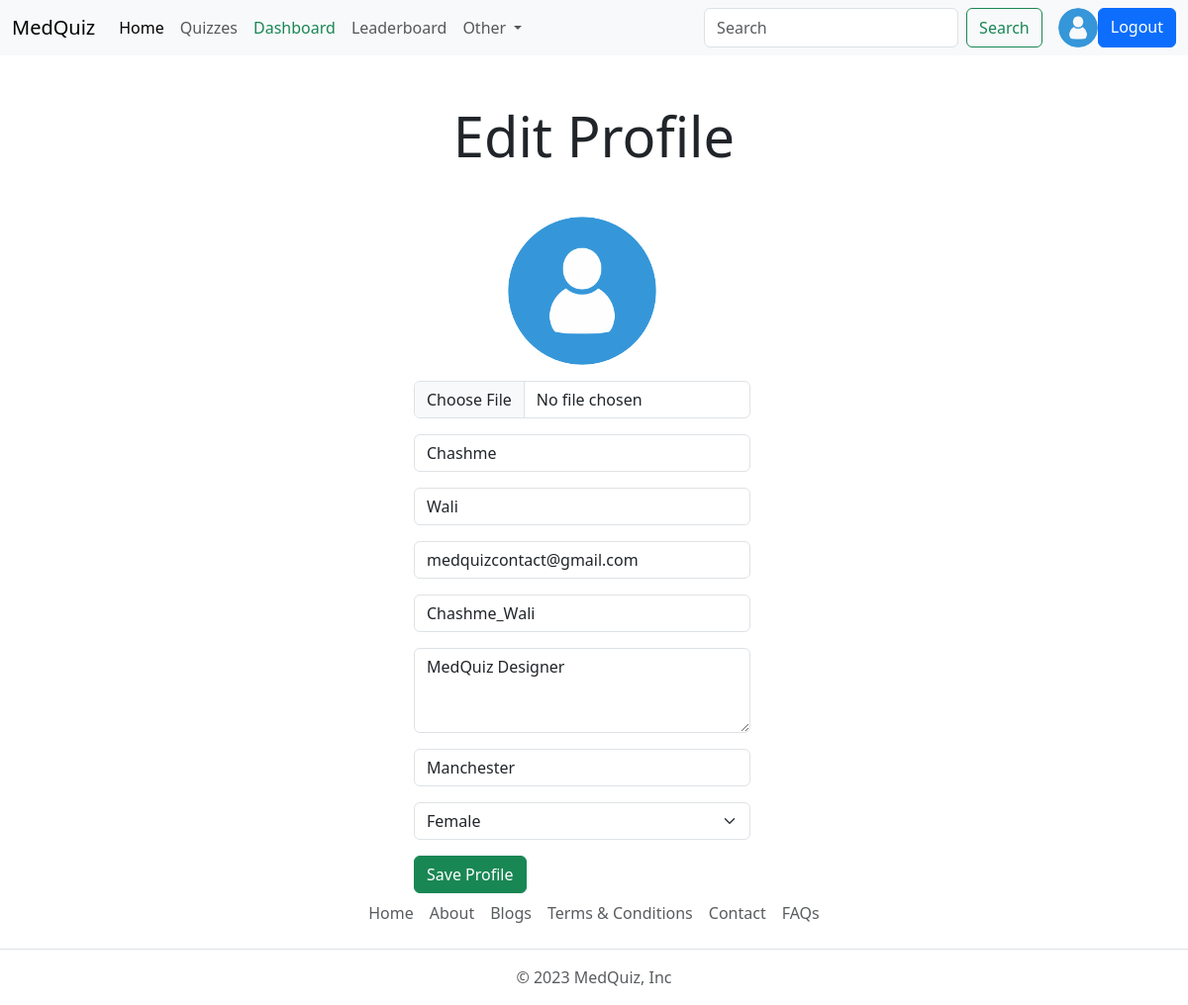
The page /user/settings (signed in) on the database as committed earlier.
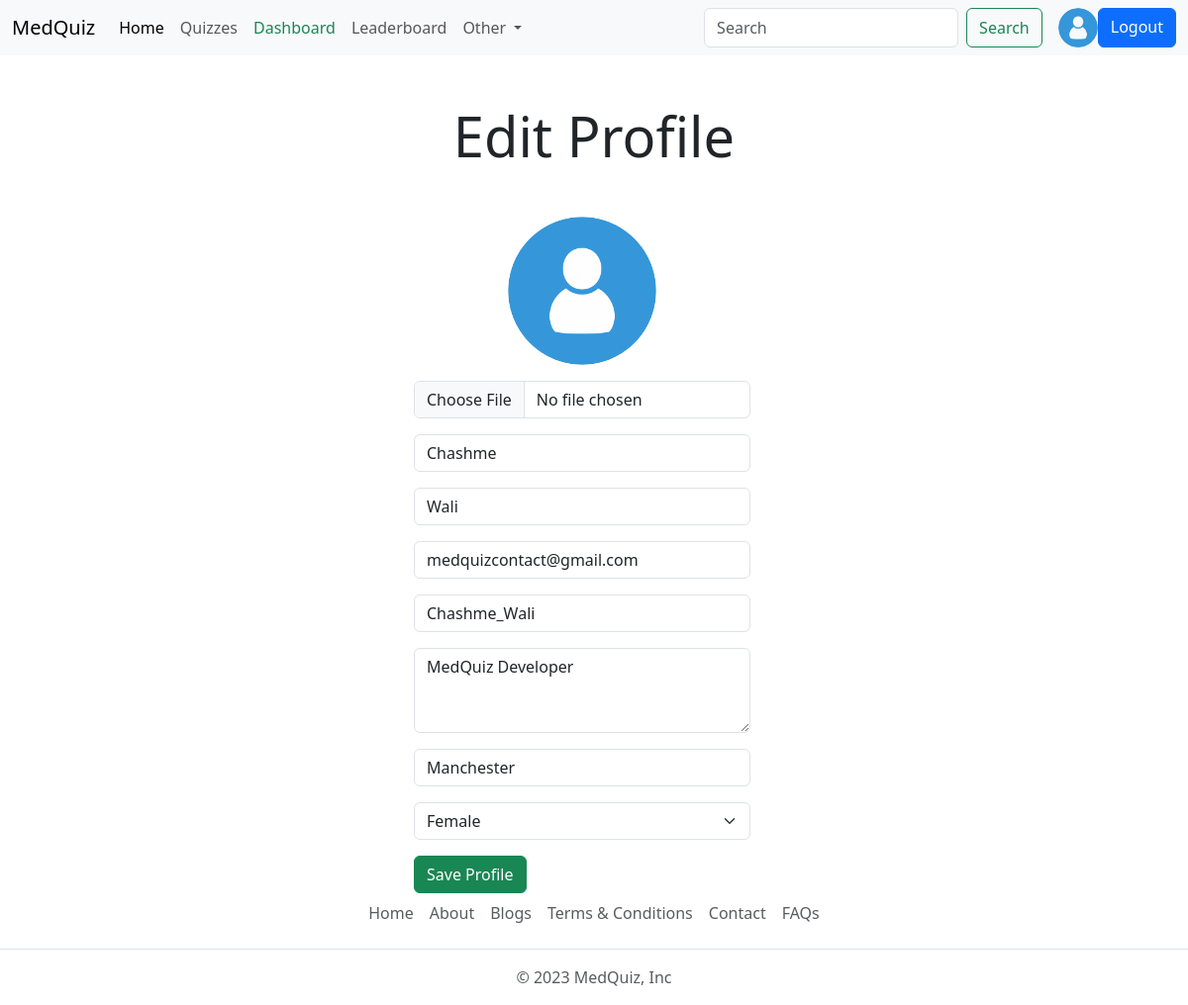
The same page on the database as committed later.
### account/models.py (models this page shows, shortened)
class Profile(models.Model):
    user =  models.OneToOneField(User, on_delete=models.CASCADE, null=True) #verbose_collumn
    bio = models.TextField(blank=True, null=True)
    profile_images = models.ImageField(upload_to='profile_images/', default='usericon.png', blank=True, null=True, verbose_name='Profile Picture')
    location = models.CharField(max_length=110, blank=True, null=True)
    GENDER = (
        ('Male', 'Male'),
        ('Female', 'Female'),
        ('Other', 'Other'),
    )
    gender = models.CharField(max_length=6,choices=GENDER, blank=True, null=True)

### account/views.py (the view, shortened to what this page needs)
# urls.py: path('settings', views.editProfile, name='edit_profile'),
@login_required(login_url='login')
def editProfile(request):
    user_object = User.objects.get(username=request.user)
    user_profile = Profile.objects.get(user=user_object)
    context = {"user_profile": user_profile}
    return render(request, 'profile-edit.html', context)
    context = {"user_profile": user_profile}
    return render(request, 'profile-edit.html', context)

### templates/profile-edit.html (shortened to what this page needs)
{% extends 'index.html' %}
{% block content %}
  <h1 class="display-4 text-center my-5">Edit Profile</h1>
  <div class="container">
    <div class="row row-cols-sm-1 row-cols-lg-3 container">
      <div class="col-12">
      </div>
      <div class="col-12">
        <form action="" method="POST" enctype="multipart/form-data">
            <div class="mb-3 d-flex justify-content-center">
                <img src="{{user_profile.profile_images.url}}" alt="profile-pic" width="150" height="150" class="rounded-circle">
            </div>
          <div class="mb-3">
            <input type="file" name="profile_images" class="form-control" id="exampleInputImage">
          </div>
          <div class="mb-3">
            <input type="text" name="firstname" value="{{user_profile.user.first_name}}" class="form-control" id="exampleInputFirstName" placeholder="First Name" required>
          </div>
          <div class="mb-3">
            <input type="text" name="lastname" value="{{user_profile.user.last_name}}" class="form-control" id="exampleInputLastName" placeholder="Last Name" required>
          </div>
          <div class="mb-3">
            <input type="email" name="email" value="{{user_profile.user.email}}" class="form-control" id="exampleInputEmail2" aria-describedby="emailHelp"
              placeholder="Email" required>
          </div>
          <div class="mb-3">
            <input type="text" name="username" value="{{user_profile.user.username}}" class="form-control" id="exampleInputUsername1" aria-describedby="emailHelp"
              placeholder="Username" required>
          </div>
          <div class="mb-3">
            <textarea class="form-control" name="bio" id="exampleFormControlTextarea1" rows="3" placeholder="Your Bio" required>{{user_profile.bio}}</textarea>
          </div>
          <div class="mb-3">
            <input type="text" name="location" value="{{user_profile.location}}" class="form-control" id="exampleInputLocation" placeholder="Location" required>
          </div>
          <div class="mb-3">
            <select class="form-select form-control" name="gender" id="exampleInputGender" aria-label="Default select example" required>
                <option {% if user_profile.gender == 'Female' %}selected{% endif %} value="Female">Female</option>
              </select>
          </div>
          <button type="submit" class="btn btn-success">Save Profile</button>
        </form>
      </div>
      <div class="col-12">
      </div>
    </div>
  </div>
{% endblock content %}

### templates/index.html (shortened to what this page needs)
{% load static %}
<!DOCTYPE html>
<html lang="en">
<head>
    <link href="https://cdn.jsdelivr.net/npm/bootstrap@5.3.2/dist/css/bootstrap.min.css" rel="stylesheet">
  <link rel="stylesheet" href="https://cdnjs.cloudflare.com/ajax/libs/bootstrap-icons/1.11.1/font/bootstrap-icons.min.css" />
  <link rel=""stylesheet" href="{% static 'css/style.css' %}">
</head>
<body>
  {% include "components/navbar.html" %}
     {% block content %}
     {% endblock content %}
            {% include "components/footer.html" %}

### templates/components/navbar.html (shortened to what this page needs)
    <nav class="navbar navbar-expand-lg bg-body-tertiary d-none d-lg-block">
        <div class="container-fluid">
          <a class="navbar-brand" href="{% url 'home' %}">MedQuiz</a>
          <div class="collapse navbar-collapse" id="navbarSupportedContent">
            <ul class="navbar-nav me-auto mb-2 mb-lg-0">
              <li class="nav-item">
                <a class="nav-link active" aria-current="page" href="{% url 'home' %}">Home</a>
              </li>
              <li class="nav-item">
                <a class="nav-link" href="{% url 'all_quiz' %}">Quizzes</a>
              </li>
              {% if request.user.is_superuser %}
              <li class="nav-item">
                  <a class="nav-link text-success" href="{% url 'dashboard' %}">Dashboard</a>
              </li>
              {% endif %}
              <li class="nav-item">
                <a class="nav-link" href="{% url 'leaderboard' %}">Leaderboard</a>
              </li>
              <li class="nav-item dropdown">
                <a class="nav-link dropdown-toggle" href="#" role="button" data-bs-toggle="dropdown" aria-expanded="false">
                  Other
                </a>
              </li>
            </ul>
            <form class="d-flex" role="search" action="{% url 'search_users' %}">
              <input class="form-control me-2" type="search" name="q" placeholder="Search" aria-label="Search">
              <button class="btn btn-outline-success" type="submit">Search</button>
              {% if request.user.is_authenticated %}
                <img src="{{user_profile.profile_images.url}}" class="rounded-circle" width="40" height="40" alt="profile_images">
              <a href="{% url 'logout' %}" class="btn btn-primary">Logout</a>
              {% else %}
              <a href="{% url 'login' %}" class="btn btn-primary">Login</a>
              {% endif %}
            </form>
          </div>
        </div>
      </nav>

### templates/components/footer.html (shortened to what this page needs)
    <ul class="nav justify-content-center border-bottom pb-3 mb-3">
      <li class="nav-item"><a href="{% url 'home' %}" class="nav-link px-2 text-body-secondary">Home</a></li>
      <li class="nav-item"><a href="{% url 'about' %}" class="nav-link px-2 text-body-secondary">About</a></li>
      <li class="nav-item"><a href="{% url 'blogs' %}" class="nav-link px-2 text-body-secondary">Blogs</a></li>
      <li class="nav-item"><a href="{% url 'terms_conditions' %}" class="nav-link px-2 text-body-secondary">Terms & Conditions</a></li>
      <li class="nav-item"><a href="{% url 'contact' %}" class="nav-link px-2 text-body-secondary">Contact</a></li>
      <li class="nav-item"><a href="#" class="nav-link px-2 text-body-secondary">FAQs</a></li>
    </ul>
    <p class="text-center text-body-secondary">© 2023 MedQuiz, Inc</p>

Rows that differ between the two databases and show on the page:
changed Profile "Manchester": bio "MedQuiz Designer" → "MedQuiz Developer"
